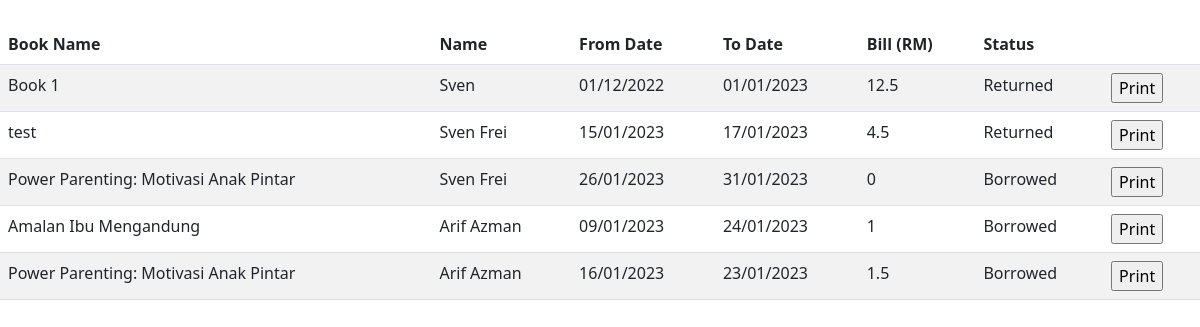
The page /sites/borrower.php on the database its author committed.
### tables this page shows
CREATE TABLE `borrow` (
  `ID` int(11) NOT NULL,
  `BookFK` int(11) NOT NULL,
  `UserFK` int(11) NOT NULL,
  `FromDate` date NOT NULL,
  `ToDate` date NOT NULL,
  `IsBillSettled` tinyint(1) NOT NULL COMMENT '0 - Unpaid, 1 - Paid; ',
  `Status` varchar(1) NOT NULL COMMENT 'B - borrowed; R - Returned'
);

CREATE TABLE `book` (
  `ID` int(11) NOT NULL,
  `Name` varchar(100) NOT NULL,
  `Category` varchar(100) NOT NULL,
  `PublishDate` date NOT NULL,
  `Author` varchar(100) NOT NULL,
  `Description` varchar(1000) NOT NULL,
  `ISBNNumber` varchar(100) NOT NULL,
  `Image` text NOT NULL,
  `PublishPlace` varchar(100) NOT NULL,
  `Price` decimal(10,0) NOT NULL
);

CREATE TABLE `user` (
  `ID` int(11) NOT NULL,
  `Email` varchar(100) NOT NULL,
  `Password` varchar(100) NOT NULL,
  `Street` varchar(100) NOT NULL,
  `Zip` int(11) NOT NULL,
  `State` varchar(100) NOT NULL,
  `FullName` varchar(100) NOT NULL,
  `UitmID` int(11) NOT NULL,
  `IsAdmin` tinyint(1) NOT NULL DEFAULT 0
);

### sites/repositories/library-repository.php (called while the page is built, shortened)
<?php
function getDatabaseConnection()
{
    $servername = "localhost";
    $username = "root";
    $password = "";
    $dbname = "library";
    $conn = new mysqli($servername, $username, $password, $dbname);
    return $conn;
}
function getAllBooked()
{
    $conn = getDatabaseConnection();
    $sql = "SELECT borrow.ID, book.Name, user.FullName, borrow.ToDate, borrow.FromDate, borrow.IsBillSettled, CASE WHEN borrow.Status='B' THEN 'Borrowed' WHEN borrow.Status='R' THEN 'Returned' END AS Status " .
        "FROM borrow borrow JOIN user user ON borrow.UserFK = user.ID JOIN book book ON borrow.BookFK = book.ID " .
        "WHERE 1=1";
    $result = $conn->query($sql);
    return $result;
}
?>

### sites/borrower.php (the view, shortened to what this page needs)
<!DOCTYPE html>
<html>
<head>
	<link rel="stylesheet" type="text/css" href="css/mystyle.css">
	<link rel="stylesheet" type="text/css" href="css/userstyle.css">
	<link href="https://cdn.jsdelivr.net/npm/bootstrap@5.3.0-alpha1/dist/css/bootstrap.min.css" rel="stylesheet"
>
</head>
<body>
	<?php
	require("repositories/library-repository.php");
	$errorMessage = "";
	if ($_SERVER["REQUEST_METHOD"] == "GET") {
		try {
			$listBook = getAllBooked();
		} catch (Exception $ex) {
			$errorMessage += "<br>Issue fetching borrowing data!";
		}
	}
	?>
	<br>
	<table class="table table-striped" style="margin-left: 0;">
		<thead>
			<tr>
				<th>Book Name</th>
				<th>Name</th>
				<th>From Date</th>
				<th>To Date</th>
				<th>Bill (RM)</th>
				<th>Status</th>
				<th></th>
			</tr>
		</thead>
		<tbody>
			<?php
			$latePrice = 0.5;
			while ($row = $listBook->fetch_assoc()) {
				$totalPrice = 0;
				$fromDate = date('d/m/Y', strtotime($row["FromDate"]));
				$toDate = date('d/m/Y', strtotime($row["ToDate"]));
				$todayDate = date("d/m/Y");
				$date = new DateTime($row["ToDate"]);
				$now = new DateTime();
				$diff = date_diff($now, $date);
				if ($toDate < $todayDate) {
					$totalPrice = $latePrice * $diff->format("%a");
				}
				$bookName = $row["Name"];
				$diffInDays = $diff->format("%a");
				echo "<tr><td>" . $bookName . "</td>" .
					"<td>" . $row["FullName"] . "</td>" .
					"<td>" . $fromDate . "</td>" .
					"<td>" . $toDate . "</td>" .
					"<td>" . $totalPrice . "</td>" .
					"<td>" . $row["Status"] . "</td>";
				echo "<td><input type='button' onClick='onPrintClick(\"$bookName\", \"$diffInDays\", \"$totalPrice\")' value='Print'>";
				echo "</td></tr>";
			}
			?>
		</tbody>
	</table>
</body>
</html>

### sites/css/mystyle.css (style rules this page uses)
body { background-color: #F9FAF5; font-family: arial, sans-serif; }

### sites/css/userstyle.css (style rules this page uses)
table { width: 70%; margin-left: 15%; margin-right: 15%; }

### rows shown on the page
borrow: BookFK.Name "Book 1", UserFK.FullName "Sven", FromDate "01/12/2022", ToDate "01/01/2023", ToDate "12.5", Status "Returned"
borrow: BookFK.Name "test", UserFK.FullName "Sven Frei", FromDate "15/01/2023", ToDate "17/01/2023", ToDate "4.5", Status "Returned"
borrow: BookFK.Name "Power Parenting: Motivasi Anak Pintar", UserFK.FullName "Sven Frei", FromDate "26/01/2023", ToDate "31/01/2023", totalPrice "0", Status "Borrowed"
borrow: BookFK.Name "Amalan Ibu Mengandung", UserFK.FullName "Arif Azman", FromDate "09/01/2023", ToDate "24/01/2023", ToDate "1", Status "Borrowed"
borrow: BookFK.Name "Power Parenting: Motivasi Anak Pintar", UserFK.FullName "Arif Azman", FromDate "16/01/2023", ToDate "23/01/2023", ToDate "1.5", Status "Borrowed"
